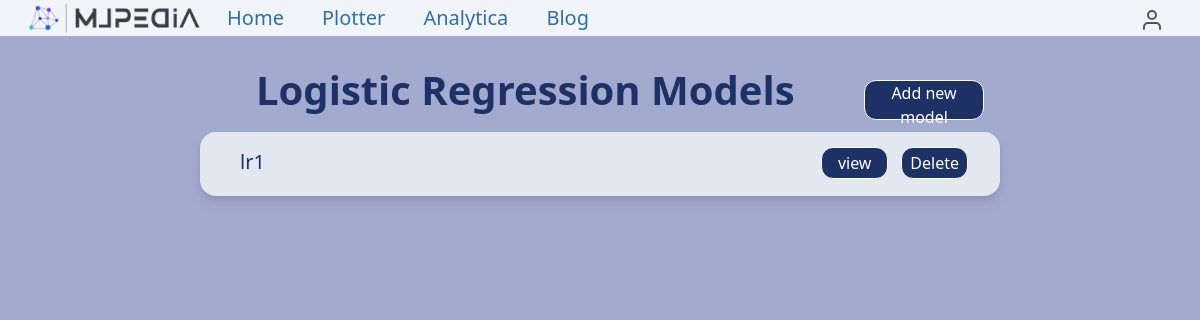
Page /analytica/lr_models_list/ (signed in) on the earlier database version.
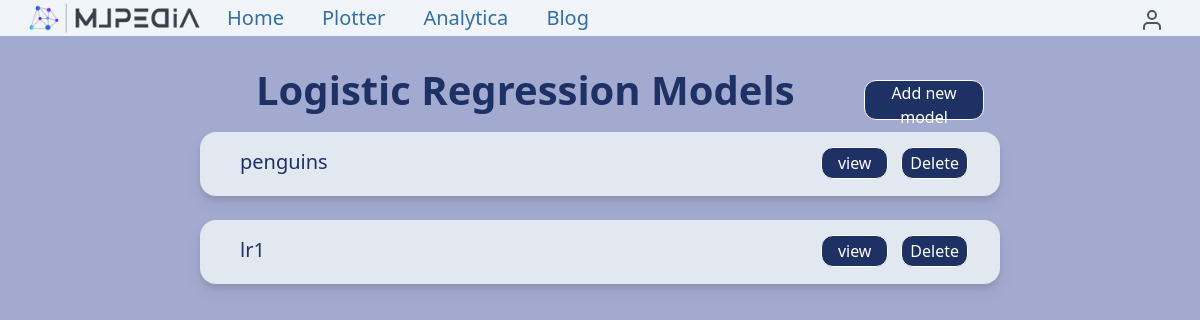
Same page on the later database version.
### analytica/models.py (models this page shows, shortened)
class LogisticRegression(models.Model):
    user = models.ForeignKey(settings.AUTH_USER_MODEL,
                            related_name='logistic_regression_models_created',
                            on_delete=models.CASCADE)
    title = models.CharField(max_length=500)
    features_input = models.FileField(upload_to='files/%Y/%m/%d/')
    labels_input = models.FileField(upload_to='files/%Y/%m/%d/')
    plot = models.ImageField(upload_to='images/%Y/%m/%d/', blank = True)
    weights_file = models.FileField(upload_to='files/%Y/%m/%d/', blank = True)
    model_accuracy = models.FloatField(default=0.0)
    slug = models.SlugField(max_length = 600, blank=True)
    created = models.DateField(auto_now_add = True, db_index = True)
    class Meta:
        ordering = ('-created',)
    def get_absolute_url(self):
        return reverse('analytica:logistic_regression_detail', args=[self.id, self.slug])

### analytica/views.py (the view)
# urls.py: path("lr_models_list/",views.logistic_regression_models_list,
@login_required
def logistic_regression_models_list(request):
    models = LogisticRegression.objects.filter(user=request.user).order_by('-created')
    return render(request,
        "analytica/logistic_regression/logistic_regression_models_list.html",{
        'models': models,
        'section': 'analytica',
    })

### analytica/templates/analytica/logistic_regression/logistic_regression_models_list.html (shortened to what this page needs)
{% extends "base.html" %}
{% load static %}
{% block content %}
<!DOCTYPE html>
<html lang="en">
<head>
</head>
<body class=" bg-[#a3aacf]">
    <div>
        <div class="h-auto w-[72%] mt-6 mb-5 flex justify-between items-center">
            <div class=" text-[#1e3164] text-[40px] font-semibold  h-10 ml-64  ">
                Logistic Regression Models
            </div>
            <a href="{% url 'analytica:logistic_regression_create' %}"><button class=" absolute w-[10%] h-10  border border-white border-solid rounded-xl bg-[#1e3164] text-white px-2  text-center text-sm lg:text-base hover:bg-blue-900 hover:border-none ">Add new model</button></a>
        </div>
        {% if models %}
        <div class="h-full width-full flex flex-col justify-center items-center ">
            {% for model in models %}
            <div class="  bg-slate-200 rounded-2xl drop-shadow-lg h-16 w-4/6 my-3 mx-2 flex justify-between ">
                <h1 class="m-4 px-6  text-xl text-[#1e3164] relative">{{ model.title }}</h1>
                <a class="m-4  px-7 text-xl text-[#1e3164]" href="{{ model.get_absolute_url }}">
                    <button class=" absolute w-1/12 h-8 border border-white border-solid rounded-xl bg-[#1e3164] text-white  lg:bottom-[27%]  lg:right-[14%] text-center text-sm lg:text-base hover:bg-blue-900 hover:border-none ">view</button>
                </a>
                <a class="m-4  px-7 text-xl text-[#1e3164]" href="{% url 'analytica:logistic_regression_delete' model.id model.slug %}">
                    <button class=" absolute w-1/12 h-8 border border-white border-solid rounded-xl bg-[#1e3164] text-white  lg:bottom-[27%]  lg:right-[4%] text-center text-sm lg:text-base hover:bg-blue-900 hover:border-none ">Delete</button>
                </a>
            </div>
            {% endfor %}
        </div>
        {% endif %}
    </div>
</body>
</html>
{% endblock %}

Differences in the rows shown:
added LogisticRegression: title "penguins"
